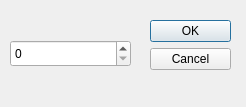
<ui version="4.0" >
 <class>axisSpinBox</class>
 <widget class="QDialog" name="axisSpinBox" >
  <property name="windowModality" >
   <enum>Qt::WindowModal</enum>
  </property>
  <property name="geometry" >
   <rect>
    <x>0</x>
    <y>0</y>
    <width>246</width>
    <height>107</height>
   </rect>
  </property>
  <property name="sizePolicy" >
   <sizepolicy vsizetype="Preferred" hsizetype="Preferred" >
    <horstretch>0</horstretch>
    <verstretch>0</verstretch>
   </sizepolicy>
  </property>
  <property name="minimumSize" >
   <size>
    <width>246</width>
    <height>107</height>
   </size>
  </property>
  <property name="maximumSize" >
   <size>
    <width>246</width>
    <height>107</height>
   </size>
  </property>
  <property name="windowTitle" >
   <string>Select Axis ID</string>
  </property>
  <widget class="QDialogButtonBox" name="buttonBox" >
   <property name="geometry" >
    <rect>
     <x>150</x>
     <y>20</y>
     <width>81</width>
     <height>241</height>
    </rect>
   </property>
   <property name="orientation" >
    <enum>Qt::Vertical</enum>
   </property>
   <property name="standardButtons" >
    <set>QDialogButtonBox::Cancel|QDialogButtonBox::Ok</set>
   </property>
  </widget>
  <widget class="QSpinBox" name="axisIdSpinBox" >
   <property name="geometry" >
    <rect>
     <x>10</x>
     <y>40</y>
     <width>121</width>
     <height>27</height>
    </rect>
   </property>
  </widget>
 </widget>
 <resources/>
 <connections>
  <connection>
   <sender>buttonBox</sender>
   <signal>accepted()</signal>
   <receiver>axisSpinBox</receiver>
   <slot>accept()</slot>
   <hints>
    <hint type="sourcelabel" >
     <x>248</x>
     <y>254</y>
    </hint>
    <hint type="destinationlabel" >
     <x>157</x>
     <y>274</y>
    </hint>
   </hints>
  </connection>
  <connection>
   <sender>buttonBox</sender>
   <signal>rejected()</signal>
   <receiver>axisSpinBox</receiver>
   <slot>reject()</slot>
   <hints>
    <hint type="sourcelabel" >
     <x>316</x>
     <y>260</y>
    </hint>
    <hint type="destinationlabel" >
     <x>286</x>
     <y>274</y>
    </hint>
   </hints>
  </connection>
 </connections>
</ui>
